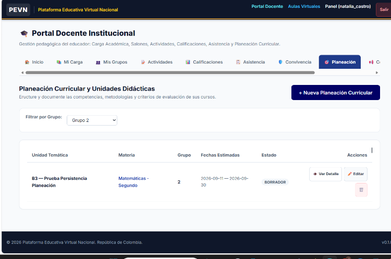
#> input picture scratch/prior_doc04_r1_screenshots/10_portal_docente_planeacion.png, 391 x 259 px, shrunk from 750 x 497 before the run, found by its file name
$ python measure_bars.py
#> lines starting #> are read from the running program, lines starting #| are printed output that depends on the picture
from PIL import Image

for fname in ['10_portal_docente_planeacion.png', '11_portal_estudiante_comunicados.png', '12_portal_estudiante_noticias.png', '13_portal_estudiante_entrega_tarea.png']:
    im = Image.open('scratch/screenshots_backup/' + fname)
#> im is the input picture: PIL image 391x259 RGBA; mean R, G, B, A 202.3, 204.5, 209.8, 255
    im_crop = im.crop((0, 38, im.size[0], im.size[1]))
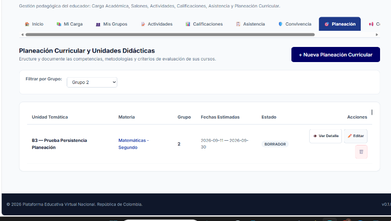
#> im_crop: PIL image 391x221 RGBA; mean R, G, B, A 214.4, 216.5, 221.5, 255
    # Find where top dark navbar ends (color is dark navy ~ (15, 23, 42) or (1, 0, 102))
    navbar_h = 0
    for y in range(0, 100):
        if im_crop.getpixel((10, y))[:3] != im_crop.getpixel((10, 10))[:3]:
            navbar_h = y
            break
    # Find where footer starts
    h = im_crop.size[1]
#> h = 221
    footer_h = 0
    for y in range(h - 1, h - 100, -1):
        if im_crop.getpixel((10, y))[:3] != im_crop.getpixel((10, h - 5))[:3]:
            footer_h = h - y
            break
    print(f'{fname}: navbar_height={navbar_h}, footer_height={footer_h}, total_h={h}')
#| 10_portal_docente_planeacion.png: navbar_height=0, footer_height=1, total_h=221
#> pass 2 of the loop `for fname in ['10_portal_docente_planeacion.png', '11_portal_estudiant..`:
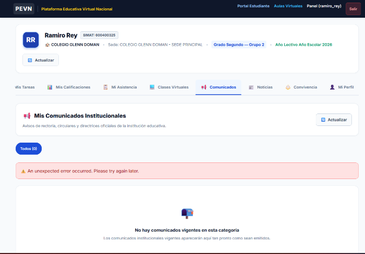
#> input picture scratch/prior_doc04_r1_screenshots/11_portal_estudiante_comunicados.png, 365 x 254 px, shrunk from 700 x 488 before the run, found by its file name
#> im is the input picture: PIL image 365x254 RGBA; mean R, G, B, A 231, 230.6, 233.6, 255
#> `im_crop = im.crop((0, 38, im.size[0], im.size[1]))`:
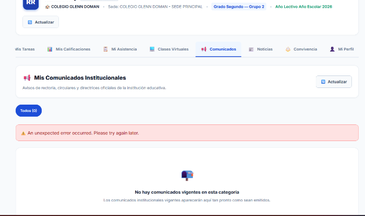
#> im_crop: PIL image 365x216 RGBA; mean R, G, B, A 246.7, 245.4, 247.4, 255
#| 11_portal_estudiante_comunicados.png: navbar_height=0, footer_height=1, total_h=216
#> pass 3 of the loop `for fname in ['10_portal_docente_planeacion.png', '11_portal_estudiant..`:
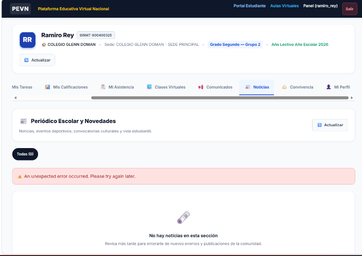
#> input picture scratch/prior_doc04_r1_screenshots/12_portal_estudiante_noticias.png, 362 x 256 px, shrunk from 695 x 491 before the run, found by its file name
#> im is the input picture: PIL image 362x256 RGBA; mean R, G, B, A 230.7, 230.1, 232.7, 255
#> `im_crop = im.crop((0, 38, im.size[0], im.size[1]))`:
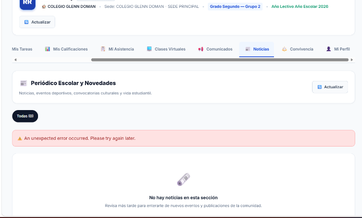
#> im_crop: PIL image 362x218 RGBA; mean R, G, B, A 246, 244.6, 246.1, 255
#| 12_portal_estudiante_noticias.png: navbar_height=31, footer_height=1, total_h=218
#> the loop made 4 passes; the first 3 are shown
